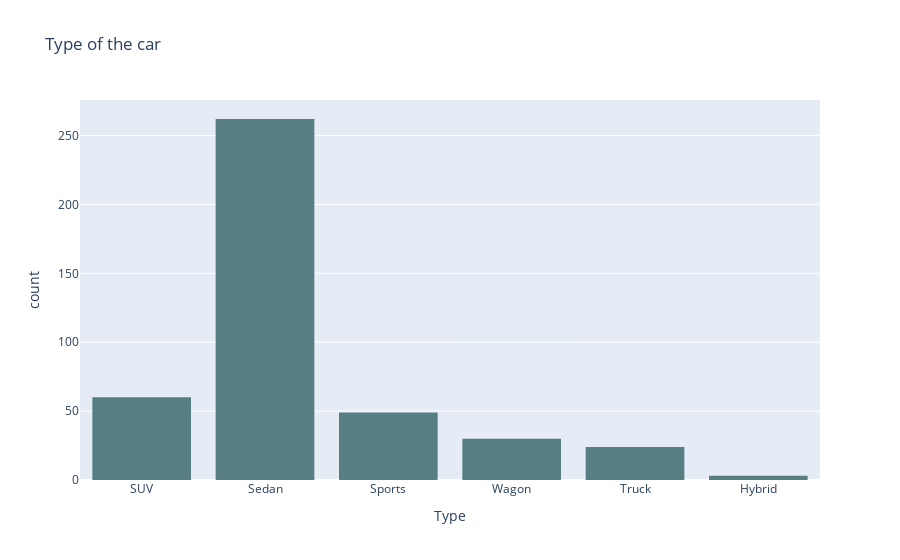

Source (notebook cell):
### Markdown cell above
Front wheel drive has a sginficantly higher number of models which make sense, as most common use compacts and sedans for in-city travel use FWD. AWD is something used for SUVs and sports cars, and RWD is mainly used in luxury cars

### Code cell
fig = px.histogram(df,x = "Type", 
                   labels="Type of Car",
                  title = "Type of the car",
                  color_discrete_sequence= ['#577E83'])

fig.show()

### Figure 1 — Plotly figure (JSON) as saved in the notebook; plotly's stock layout.template omitted (floating-point values rounded to 4 significant figures; data arrays with more than 128 entries replaced by an {"elided": "..."} marker saying what was removed)
{"data": [{"alignmentgroup": "True", "bingroup": "x", "hovertemplate": "Type=%{x}<br>count=%{y}<extra></extra>", "legendgroup": "", "marker": {"color": "#577E83", "pattern": {"shape": ""}}, "name": "", "offsetgroup": "", "orientation": "v", "showlegend": false, "type": "histogram", "x": {"elided": "428 str values"}, "xaxis": "x", "yaxis": "y"}], "layout": {"barmode": "relative", "legend": {"tracegroupgap": 0}, "title": {"text": "Type of the car"}, "xaxis": {"anchor": "y", "domain": [0, 1], "title": {"text": "Type"}}, "yaxis": {"anchor": "x", "domain": [0, 1], "title": {"text": "count"}}}}
